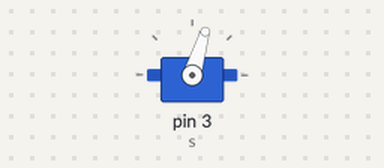
Bench run of a sketch on a simulated Arduino Uno, built with avr-gcc and run on an emulated ATmega328P. Shown: servo.

Above: at 0.05 s.
At 0.45 s:
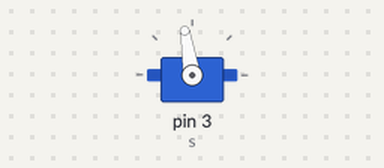
At 0.65 s:
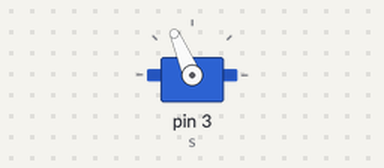
At 1.3 s:
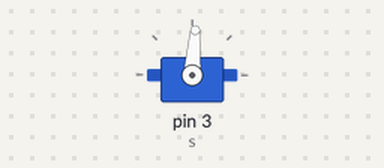
Timing chart, 0 to 3.5 s (numbered marks = the images above):
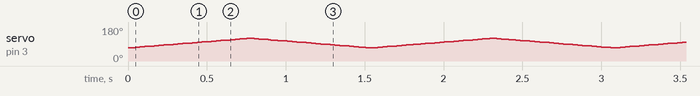

The sketch:

left_motor.ino
```cpp
#include<Servo.h>
Servo s;
int x;
void setup() {
  s.attach(3);
  Serial.begin(9600);
}

void loop()
{
  /*x=s.read();
  Serial.println(x);*/
  for(int i=70;i<=120;i+=1)
  {
    s.write(i);
    delay(15);
  }
  for(int i=120;i>=70;i-=1)
  {
    s.write(i);
    delay(15);
  }
}
```
